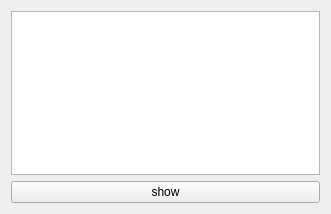
<?xml version="1.0" encoding="UTF-8"?>
<ui version="4.0">
 <class>MainBox_GUI</class>
 <widget class="QWidget" name="MainBox_GUI">
  <property name="geometry">
   <rect>
    <x>0</x>
    <y>0</y>
    <width>331</width>
    <height>214</height>
   </rect>
  </property>
  <layout class="QVBoxLayout" name="verticalLayout">
   <item>
    <widget class="QTextEdit" name="te_qml"/>
   </item>
   <item>
    <widget class="QPushButton" name="btn_show_qml">
     <property name="text">
      <string>show</string>
     </property>
    </widget>
   </item>
  </layout>
 </widget>
 <resources/>
 <connections/>
</ui>
